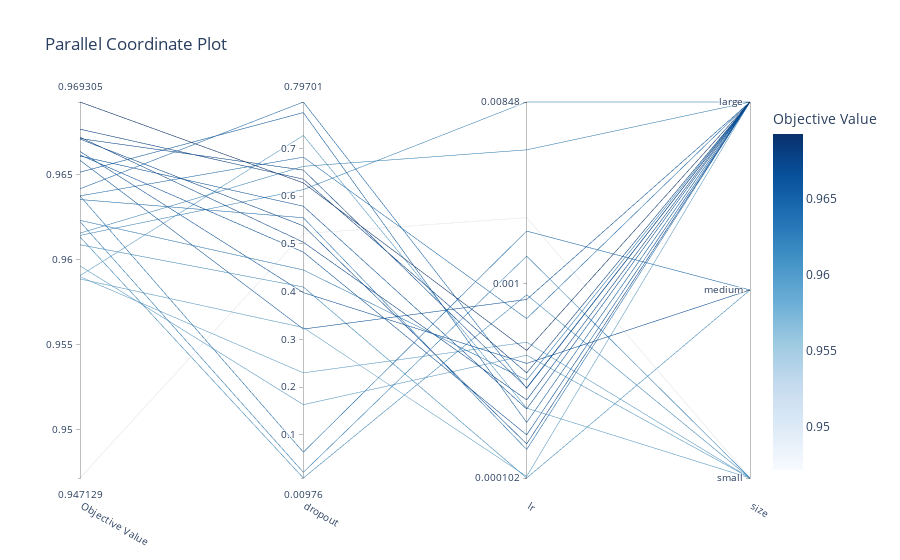

The code cell stored with this chart in its notebook:
### Code cell
plot_parallel_coordinate(study)

### Figure 1 — Plotly figure (JSON) as saved in the notebook; plotly's stock layout.template omitted (floating-point values rounded to 4 significant figures)
{"data": [{"dimensions": [{"label": "Objective Value", "range": [0.9471, 0.9693], "values": [0.9613, 0.9591, 0.9664, 0.9596, 0.9622, 0.9471, 0.9589, 0.9638, 0.9671, 0.959, 0.9614, 0.9609, 0.9672, 0.9661, 0.9652, 0.9662, 0.9638, 0.9677, 0.9616, 0.9623, 0.9659, 0.9636, 0.9671, 0.9642, 0.9693]}, {"label": "dropout", "range": [0.009761, 0.797], "values": [0.009761, 0.7269, 0.3979, 0.1633, 0.02168, 0.5214, 0.3247, 0.06379, 0.5377, 0.2299, 0.6136, 0.4097, 0.5034, 0.5788, 0.7748, 0.4827, 0.6815, 0.6354, 0.6623, 0.4453, 0.3216, 0.5547, 0.6544, 0.797, 0.6276]}, {"label": "lr", "range": [-3.991, -2.072], "ticktext": ["0.000102", "0.001", "0.00848"], "tickvals": [-3.991, -3, -2.072], "values": [-3.056, -3.635, -3.407, -3.364, -2.859, -2.662, -3.983, -2.731, -3.817, -3.298, -2.072, -3.991, -3.592, -3.639, -3.708, -3.771, -3.177, -3.455, -2.316, -3.491, -3.08, -3.846, -3.531, -3.533, -3.34]}, {"label": "size", "range": [0, 2], "ticktext": ["small", "medium", "large"], "tickvals": [0, 1, 2], "values": [0, 0, 1, 0, 0, 0, 2, 1, 2, 0, 2, 1, 2, 2, 2, 2, 2, 2, 2, 2, 2, 2, 2, 2, 2]}], "labelangle": 30, "labelside": "bottom", "line": {"color": [0.9613, 0.9591, 0.9664, 0.9596, 0.9622, 0.9471, 0.9589, 0.9638, 0.9671, 0.959, 0.9614, 0.9609, 0.9672, 0.9661, 0.9652, 0.9662, 0.9638, 0.9677, 0.9616, 0.9623, 0.9659, 0.9636, 0.9671, 0.9642, 0.9693], "colorbar": {"title": {"text": "Objective Value"}}, "colorscale": [[0, "rgb(247,251,255)"], [0.125, "rgb(222,235,247)"], [0.25, "rgb(198,219,239)"], [0.375, "rgb(158,202,225)"], [0.5, "rgb(107,174,214)"], [0.625, "rgb(66,146,198)"], [0.75, "rgb(33,113,181)"], [0.875, "rgb(8,81,156)"], [1, "rgb(8,48,107)"]], "reversescale": false, "showscale": true}, "type": "parcoords"}], "layout": {"autosize": true, "title": {"text": "Parallel Coordinate Plot"}}}
